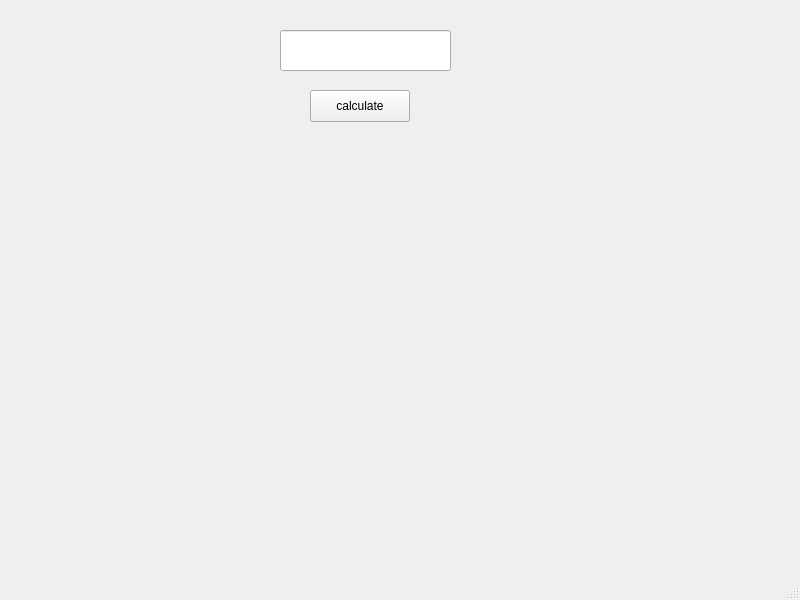
<?xml version="1.0" encoding="UTF-8"?>
<ui version="4.0">
 <class>MainWindow</class>
 <widget class="QMainWindow" name="MainWindow">
  <property name="geometry">
   <rect>
    <x>0</x>
    <y>0</y>
    <width>800</width>
    <height>600</height>
   </rect>
  </property>
  <property name="windowTitle">
   <string>MainWindow</string>
  </property>
  <widget class="QWidget" name="centralwidget">
   <widget class="QPushButton" name="pushButton">
    <property name="geometry">
     <rect>
      <x>310</x>
      <y>90</y>
      <width>100</width>
      <height>32</height>
     </rect>
    </property>
    <property name="text">
     <string>calculate</string>
    </property>
   </widget>
   <widget class="QLineEdit" name="eingabeLe">
    <property name="geometry">
     <rect>
      <x>280</x>
      <y>30</y>
      <width>171</width>
      <height>41</height>
     </rect>
    </property>
   </widget>
   <widget class="QLabel" name="ergebnisLbl">
    <property name="geometry">
     <rect>
      <x>310</x>
      <y>140</y>
      <width>91</width>
      <height>31</height>
     </rect>
    </property>
    <property name="text">
     <string/>
    </property>
   </widget>
  </widget>
  <widget class="QMenuBar" name="menubar">
   <property name="geometry">
    <rect>
     <x>0</x>
     <y>0</y>
     <width>800</width>
     <height>30</height>
    </rect>
   </property>
  </widget>
  <widget class="QStatusBar" name="statusbar"/>
 </widget>
 <resources/>
 <connections/>
</ui>
